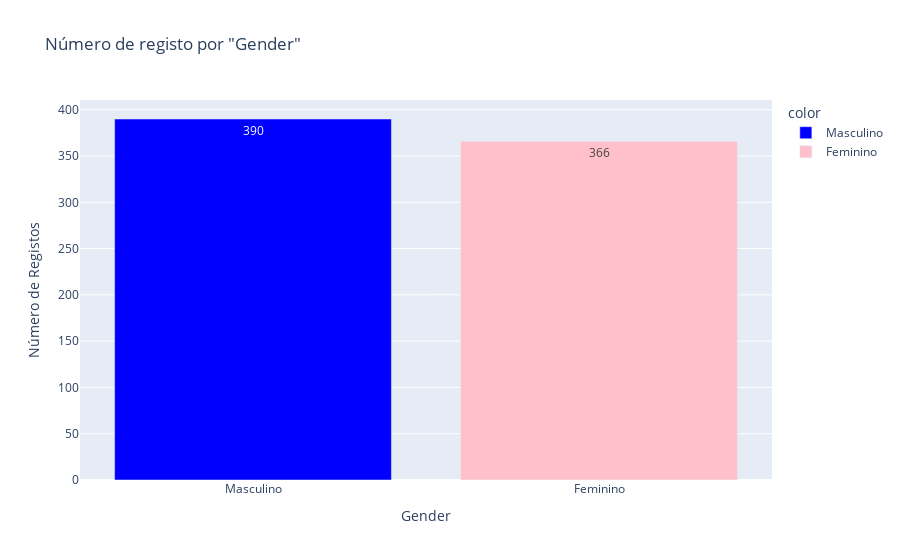

The notebook cell this image was saved under:
### Markdown cell above
# Número de Registos por Gênero

### Code cell
gender_mapping = {0: 'Feminino', 1: 'Masculino'}
df['genderText'] = df['gender'].map(gender_mapping)

gender_counts = df['genderText'].value_counts()#.divide(3)

# Create a bar chart using Plotly Express
fig = px.bar(x=gender_counts.index, 
             y=gender_counts.values, 
             color=gender_counts.index,
             labels={'x': 'Gender', 'y': 'Número de Registos'}, 
             text=gender_counts.values,
             color_discrete_map={'Masculino': 'blue', 'Feminino': 'pink'},  # Define colors for the legend
             title='Número de registo por "Gender"')

# Show the plot
fig.show()
df = df.drop("genderText", axis=1)

### Figure 1 — Plotly figure (JSON) as saved in the notebook; plotly's stock layout.template omitted (floating-point values rounded to 4 significant figures)
{"data": [{"alignmentgroup": "True", "hovertemplate": "color=Masculino<br>Gender=%{x}<br>Número de Registos=%{y}<br>text=%{text}<extra></extra>", "legendgroup": "Masculino", "marker": {"color": "blue", "pattern": {"shape": ""}}, "name": "Masculino", "offsetgroup": "Masculino", "orientation": "v", "showlegend": true, "text": [390], "textposition": "auto", "type": "bar", "x": ["Masculino"], "xaxis": "x", "y": [390], "yaxis": "y"}, {"alignmentgroup": "True", "hovertemplate": "color=Feminino<br>Gender=%{x}<br>Número de Registos=%{y}<br>text=%{text}<extra></extra>", "legendgroup": "Feminino", "marker": {"color": "pink", "pattern": {"shape": ""}}, "name": "Feminino", "offsetgroup": "Feminino", "orientation": "v", "showlegend": true, "text": [366], "textposition": "auto", "type": "bar", "x": ["Feminino"], "xaxis": "x", "y": [366], "yaxis": "y"}], "layout": {"barmode": "relative", "legend": {"title": {"text": "color"}, "tracegroupgap": 0}, "title": {"text": "Número de registo por \"Gender\""}, "xaxis": {"anchor": "y", "domain": [0, 1], "title": {"text": "Gender"}}, "yaxis": {"anchor": "x", "domain": [0, 1], "title": {"text": "Número de Registos"}}}}
